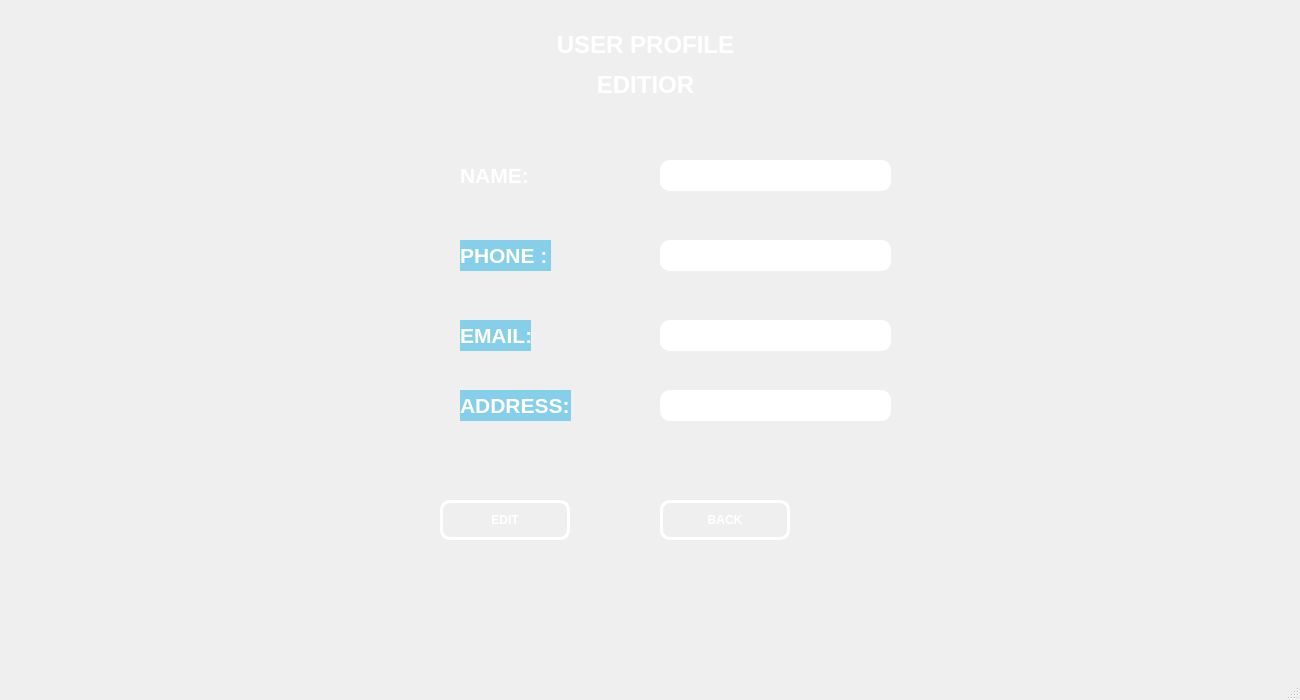
<?xml version="1.0" encoding="UTF-8"?>
<ui version="4.0">
 <class>ProfileU</class>
 <widget class="QMainWindow" name="ProfileU">
  <property name="geometry">
   <rect>
    <x>0</x>
    <y>0</y>
    <width>1300</width>
    <height>700</height>
   </rect>
  </property>
  <property name="windowTitle">
   <string>MainWindow</string>
  </property>
  <property name="styleSheet">
   <string notr="true">background-image: url(:/background/bG no arrows.png);
color:rgb(255, 255, 255)</string>
  </property>
  <widget class="QWidget" name="centralwidget">
   <widget class="QPushButton" name="pushButton_2">
    <property name="geometry">
     <rect>
      <x>660</x>
      <y>500</y>
      <width>130</width>
      <height>40</height>
     </rect>
    </property>
    <property name="styleSheet">
     <string notr="true">#pushButton_2
{
border-radius:10px;
font:bold;
border:3px solid rgb(255, 255, 255);
}</string>
    </property>
    <property name="text">
     <string>BACK</string>
    </property>
   </widget>
   <widget class="QLabel" name="label_3">
    <property name="geometry">
     <rect>
      <x>460</x>
      <y>320</y>
      <width>71</width>
      <height>31</height>
     </rect>
    </property>
    <property name="styleSheet">
     <string notr="true">#label_3
{
background:rgb(134,207,234);
}</string>
    </property>
    <property name="text">
     <string>&lt;html&gt;&lt;head/&gt;&lt;body&gt;&lt;p&gt;&lt;span style=&quot; font-size:16pt; font-weight:700;&quot;&gt;EMAIL:&lt;/span&gt;&lt;/p&gt;&lt;/body&gt;&lt;/html&gt;</string>
    </property>
   </widget>
   <widget class="QLineEdit" name="Name">
    <property name="geometry">
     <rect>
      <x>660</x>
      <y>160</y>
      <width>231</width>
      <height>31</height>
     </rect>
    </property>
    <property name="styleSheet">
     <string notr="true">#Name
{
border-radius:10px;
background:rgb(255, 255, 255);
color:rgb(0, 0, 0);
}</string>
    </property>
   </widget>
   <widget class="QLabel" name="label_4">
    <property name="geometry">
     <rect>
      <x>460</x>
      <y>390</y>
      <width>111</width>
      <height>31</height>
     </rect>
    </property>
    <property name="styleSheet">
     <string notr="true">#label_4
{
background:rgb(134,207,234);
}</string>
    </property>
    <property name="text">
     <string>&lt;html&gt;&lt;head/&gt;&lt;body&gt;&lt;p&gt;&lt;span style=&quot; font-size:16pt; font-weight:700;&quot;&gt;ADDRESS:&lt;/span&gt;&lt;/p&gt;&lt;/body&gt;&lt;/html&gt;</string>
    </property>
   </widget>
   <widget class="QLineEdit" name="Address">
    <property name="geometry">
     <rect>
      <x>660</x>
      <y>390</y>
      <width>231</width>
      <height>31</height>
     </rect>
    </property>
    <property name="styleSheet">
     <string notr="true">#Address
{
border-radius:10px;
background:rgb(255, 255, 255);
color:rgb(0, 0, 0);
}</string>
    </property>
   </widget>
   <widget class="QLabel" name="label">
    <property name="geometry">
     <rect>
      <x>460</x>
      <y>160</y>
      <width>91</width>
      <height>31</height>
     </rect>
    </property>
    <property name="styleSheet">
     <string notr="true">#label
{
background:transparent;
}</string>
    </property>
    <property name="text">
     <string>&lt;html&gt;&lt;head/&gt;&lt;body&gt;&lt;p&gt;&lt;span style=&quot; font-size:16pt; font-weight:700;&quot;&gt;NAME:&lt;/span&gt;&lt;/p&gt;&lt;/body&gt;&lt;/html&gt;</string>
    </property>
   </widget>
   <widget class="QLabel" name="label_2">
    <property name="geometry">
     <rect>
      <x>460</x>
      <y>240</y>
      <width>91</width>
      <height>31</height>
     </rect>
    </property>
    <property name="styleSheet">
     <string notr="true">#label_2
{
background:rgb(134,207,234);
}</string>
    </property>
    <property name="text">
     <string>&lt;html&gt;&lt;head/&gt;&lt;body&gt;&lt;p&gt;&lt;span style=&quot; font-size:16pt; font-weight:700;&quot;&gt;PHONE :&lt;/span&gt;&lt;/p&gt;&lt;/body&gt;&lt;/html&gt;</string>
    </property>
   </widget>
   <widget class="QPushButton" name="pushButton">
    <property name="geometry">
     <rect>
      <x>440</x>
      <y>500</y>
      <width>130</width>
      <height>40</height>
     </rect>
    </property>
    <property name="styleSheet">
     <string notr="true">#pushButton
{
border-radius:10px;
font:bold;
border:3px solid rgb(255, 255, 255);
}</string>
    </property>
    <property name="text">
     <string>EDIT</string>
    </property>
   </widget>
   <widget class="QLineEdit" name="Email">
    <property name="geometry">
     <rect>
      <x>660</x>
      <y>320</y>
      <width>231</width>
      <height>31</height>
     </rect>
    </property>
    <property name="styleSheet">
     <string notr="true">#Email
{
border-radius:10px;
background:rgb(255, 255, 255);
color:rgb(0, 0, 0);
}</string>
    </property>
   </widget>
   <widget class="QLineEdit" name="Phone">
    <property name="geometry">
     <rect>
      <x>660</x>
      <y>240</y>
      <width>231</width>
      <height>31</height>
     </rect>
    </property>
    <property name="styleSheet">
     <string notr="true">#Phone
{
border-radius:10px;
background:rgb(255, 255, 255);
color:rgb(0, 0, 0);
}</string>
    </property>
   </widget>
   <widget class="QLabel" name="label_5">
    <property name="geometry">
     <rect>
      <x>0</x>
      <y>0</y>
      <width>341</width>
      <height>151</height>
     </rect>
    </property>
    <property name="styleSheet">
     <string notr="true">image: url(:/background/hmu logo.png);</string>
    </property>
    <property name="text">
     <string/>
    </property>
   </widget>
   <widget class="QLabel" name="label_6">
    <property name="geometry">
     <rect>
      <x>520</x>
      <y>0</y>
      <width>251</width>
      <height>131</height>
     </rect>
    </property>
    <property name="styleSheet">
     <string notr="true">#label_6
{
background:transparent;
}</string>
    </property>
    <property name="text">
     <string>&lt;html&gt;&lt;head/&gt;&lt;body&gt;&lt;p align=&quot;center&quot;&gt;&lt;span style=&quot; font-size:18pt; font-weight:700;&quot;&gt;USER PROFILE&lt;/span&gt;&lt;/p&gt;&lt;p align=&quot;center&quot;&gt;&lt;span style=&quot; font-size:18pt; font-weight:700;&quot;&gt;EDITIOR&lt;/span&gt;&lt;/p&gt;&lt;/body&gt;&lt;/html&gt;</string>
    </property>
   </widget>
  </widget>
  <widget class="QStatusBar" name="statusbar"/>
 </widget>
 <resources/>
 <connections/>
</ui>
